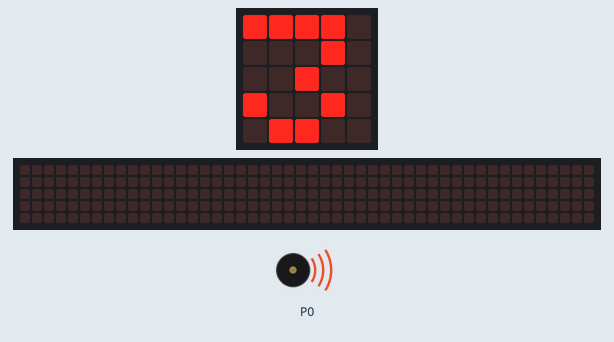
This program was run on a simulated BBC micro:bit (MakeCode). Shown: the board's 5×5 LED display, a strip that is not on the board, showing the scrolling text unrolled, buzzer (waves = sounding). The 48×5 strip is a reading aid, not a part: it shows the text the display is scrolling, unrolled, one strip-width of it at a time. At 6.5 s the program stops and its outputs stay as they are.

Above: at 0.1 s.
At 2.3 s:
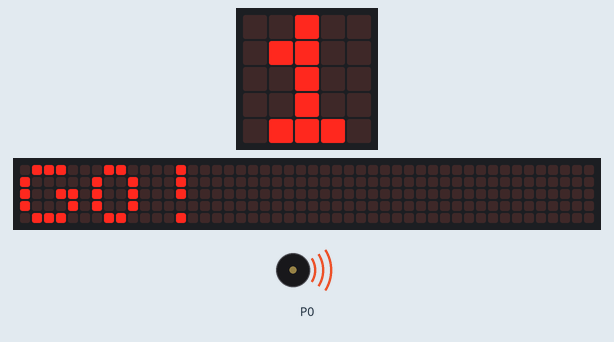
At 5.2 s:
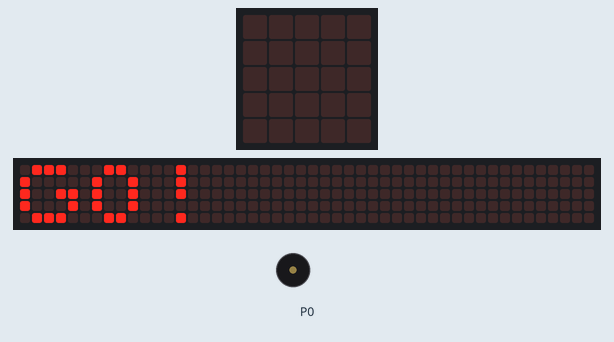
At 5.9 s:
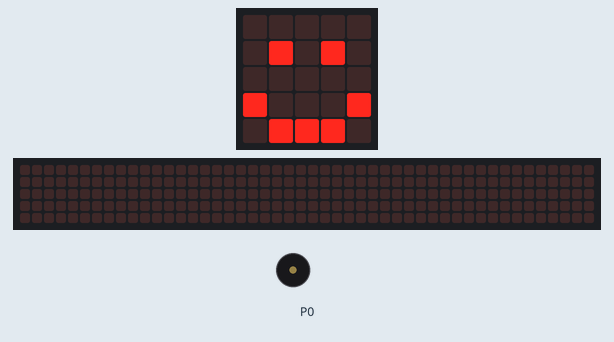
Timing chart, 0 to 7.4 s (numbered marks = the images above):
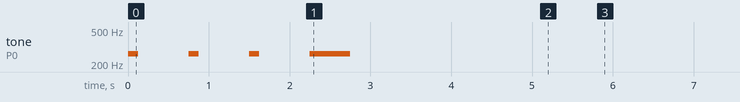

Measured:
- what the display in image 2 shows lasts 0.8 s, from 5.1 s to 5.9 s

The program:

main.ts
```typescript
for (let indeks = 0; indeks <= 2; indeks++) {
    music.play(music.tonePlayable(262, music.beat(BeatFraction.Quarter)), music.PlaybackMode.InBackground)
    basic.showNumber(3 - indeks)
}
music.play(music.tonePlayable(262, music.beat(BeatFraction.Whole)), music.PlaybackMode.InBackground)
basic.showString("GO!")
basic.showIcon(IconNames.Happy)
```

test.ts
```typescript
// testene settes inn her; disse vil ikke kompilert så lenge denne pakken blir brukt som en utvidelse.
```
